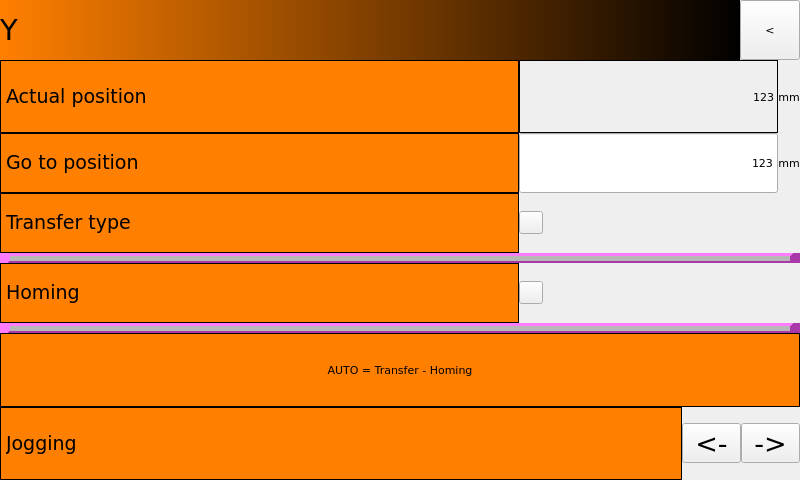
<?xml version="1.0" encoding="UTF-8"?>
<ui version="4.0">
 <class>Form</class>
 <widget class="QWidget" name="Form">
  <property name="geometry">
   <rect>
    <x>0</x>
    <y>0</y>
    <width>800</width>
    <height>480</height>
   </rect>
  </property>
  <property name="sizePolicy">
   <sizepolicy hsizetype="Ignored" vsizetype="Ignored">
    <horstretch>0</horstretch>
    <verstretch>0</verstretch>
   </sizepolicy>
  </property>
  <property name="font">
   <font>
    <family>DejaVu Sans</family>
    <pointsize>8</pointsize>
    <weight>50</weight>
    <italic>false</italic>
    <bold>false</bold>
   </font>
  </property>
  <property name="windowTitle">
   <string>Form</string>
  </property>
  <property name="styleSheet">
   <string notr="true"/>
  </property>
  <property name="TopPage" stdset="0">
   <cstring></cstring>
  </property>
  <property name="EvenRowColor" stdset="0">
   <color>
    <red>0</red>
    <green>0</green>
    <blue>0</blue>
   </color>
  </property>
  <property name="OddRowColor" stdset="0">
   <color>
    <red>0</red>
    <green>0</green>
    <blue>0</blue>
   </color>
  </property>
  <layout class="QGridLayout" name="gridLayout">
   <property name="margin">
    <number>0</number>
   </property>
   <property name="spacing">
    <number>0</number>
   </property>
   <item row="0" column="0">
    <layout class="QVBoxLayout" name="verticalLayout" stretch="0,10,0">
     <property name="spacing">
      <number>0</number>
     </property>
     <property name="bottomMargin">
      <number>0</number>
     </property>
     <item>
      <layout class="QHBoxLayout" name="horizontalLayout" stretch="10,0">
       <property name="spacing">
        <number>0</number>
       </property>
       <item>
        <widget class="QLabel" name="label">
         <property name="font">
          <font>
           <family>DejaVu Sans</family>
           <pointsize>22</pointsize>
           <weight>50</weight>
           <italic>false</italic>
           <bold>false</bold>
          </font>
         </property>
         <property name="styleSheet">
          <string notr="true">background-color: qlineargradient(spread:pad, x1:0, y1:0, x2:1, y2:0, stop:0 rgba(255, 127, 0, 255), stop:1 rgba(0, 0, 0, 255));
font:22pt &quot;DejaVu Sans&quot;;</string>
         </property>
         <property name="text">
          <string>Y</string>
         </property>
         <property name="textFormat">
          <enum>Qt::RichText</enum>
         </property>
         <property name="margin">
          <number>10</number>
         </property>
         <property name="PasswordLevel" stdset="0">
          <number>0</number>
         </property>
         <property name="Hide" stdset="0">
          <bool>true</bool>
         </property>
        </widget>
       </item>
       <item>
        <widget class="QHmiLinkPage" name="QHmiLinkPage">
         <property name="minimumSize">
          <size>
           <width>60</width>
           <height>60</height>
          </size>
         </property>
         <property name="font">
          <font>
           <family>DejaVu Sans</family>
           <pointsize>8</pointsize>
           <weight>50</weight>
           <italic>false</italic>
           <bold>false</bold>
          </font>
         </property>
         <property name="text">
          <string>&lt;</string>
         </property>
         <property name="destinationPage">
          <cstring></cstring>
         </property>
         <property name="PasswordLevel" stdset="0">
          <number>0</number>
         </property>
         <property name="Hide" stdset="0">
          <bool>true</bool>
         </property>
         <property name="Align left" stdset="0">
          <bool>false</bool>
         </property>
        </widget>
       </item>
      </layout>
     </item>
     <item>
      <layout class="QGridLayout" name="gridLayout_2" rowstretch="0,0,0,0,0,0,0,0" columnstretch="10,5,0">
       <property name="bottomMargin">
        <number>0</number>
       </property>
       <property name="spacing">
        <number>0</number>
       </property>
       <item row="1" column="1">
        <widget class="QHmiEdit" name="qHmiEdit_2">
         <property name="minimumSize">
          <size>
           <width>15</width>
           <height>60</height>
          </size>
         </property>
         <property name="styleSheet">
          <string notr="true">font: 75 20pt &quot;DejaVu Sans&quot;;</string>
         </property>
         <property name="text">
          <string>123</string>
         </property>
         <property name="alignment">
          <set>Qt::AlignRight|Qt::AlignTrailing|Qt::AlignVCenter</set>
         </property>
         <property name="fieldName">
          <cstring>CONF1__G_AXIS_MANAGER_Y.R_TRANSF_POS</cstring>
         </property>
         <property name="decimalCount">
          <cstring>1</cstring>
         </property>
         <property name="PasswordLevel" stdset="0">
          <number>0</number>
         </property>
         <property name="Hide" stdset="0">
          <bool>true</bool>
         </property>
         <property name="Min value" stdset="0">
          <cstring></cstring>
         </property>
         <property name="Max value" stdset="0">
          <cstring></cstring>
         </property>
        </widget>
       </item>
       <item row="2" column="0">
        <widget class="QLabel" name="label_7">
         <property name="minimumSize">
          <size>
           <width>0</width>
           <height>60</height>
          </size>
         </property>
         <property name="font">
          <font>
           <family>DejaVu Sans</family>
           <pointsize>14</pointsize>
           <weight>50</weight>
           <italic>false</italic>
           <bold>false</bold>
          </font>
         </property>
         <property name="styleSheet">
          <string notr="true">font:14pt &quot;DejaVu Sans&quot;;
background-color: rgb(255, 127, 0);</string>
         </property>
         <property name="frameShape">
          <enum>QFrame::Box</enum>
         </property>
         <property name="text">
          <string>Transfer type</string>
         </property>
         <property name="textFormat">
          <enum>Qt::RichText</enum>
         </property>
         <property name="PasswordLevel" stdset="0">
          <number>0</number>
         </property>
         <property name="Hide" stdset="0">
          <bool>true</bool>
         </property>
        </widget>
       </item>
       <item row="6" column="0" colspan="3">
        <widget class="QLabel" name="label_2">
         <property name="minimumSize">
          <size>
           <width>0</width>
           <height>60</height>
          </size>
         </property>
         <property name="styleSheet">
          <string notr="true">font:14pt &quot;DejaVu Sans&quot;;
background-color: rgb(255, 127, 0);</string>
         </property>
         <property name="frameShape">
          <enum>QFrame::Box</enum>
         </property>
         <property name="text">
          <string>AUTO = Transfer - Homing</string>
         </property>
         <property name="alignment">
          <set>Qt::AlignCenter</set>
         </property>
         <property name="PasswordLevel" stdset="0">
          <number>0</number>
         </property>
         <property name="Hide" stdset="0">
          <bool>true</bool>
         </property>
        </widget>
       </item>
       <item row="4" column="1">
        <widget class="QHmiSwitch" name="qHmiSwitch_2">
         <property name="styleSheet">
          <string notr="true">font: 75 20pt &quot;DejaVu Sans&quot;;</string>
         </property>
         <property name="text">
          <string/>
         </property>
         <property name="checked">
          <bool>false</bool>
         </property>
         <property name="onBrushColor">
          <color>
           <red>255</red>
           <green>0</green>
           <blue>0</blue>
          </color>
         </property>
         <property name="fieldName">
          <cstring>CONF1_G_B_HOMING_Y</cstring>
         </property>
         <property name="PasswordLevel" stdset="0">
          <number>0</number>
         </property>
         <property name="Hide" stdset="0">
          <bool>true</bool>
         </property>
         <property name="Align left" stdset="0">
          <bool>false</bool>
         </property>
        </widget>
       </item>
       <item row="3" column="0" colspan="3">
        <widget class="Line" name="line">
         <property name="minimumSize">
          <size>
           <width>0</width>
           <height>10</height>
          </size>
         </property>
         <property name="styleSheet">
          <string notr="true">background-color: rgb(255, 85, 255);</string>
         </property>
         <property name="frameShadow">
          <enum>QFrame::Raised</enum>
         </property>
         <property name="lineWidth">
          <number>10</number>
         </property>
         <property name="midLineWidth">
          <number>5</number>
         </property>
         <property name="orientation">
          <enum>Qt::Horizontal</enum>
         </property>
         <property name="PasswordLevel" stdset="0">
          <number>0</number>
         </property>
         <property name="Hide" stdset="0">
          <bool>true</bool>
         </property>
        </widget>
       </item>
       <item row="0" column="2">
        <widget class="QLabel" name="label_10">
         <property name="font">
          <font>
           <family>DejaVu Sans</family>
           <pointsize>8</pointsize>
           <weight>50</weight>
           <italic>false</italic>
           <bold>false</bold>
          </font>
         </property>
         <property name="styleSheet">
          <string notr="true">font:8pt &quot;DejaVu Sans&quot;;
</string>
         </property>
         <property name="text">
          <string>mm</string>
         </property>
         <property name="alignment">
          <set>Qt::AlignCenter</set>
         </property>
         <property name="PasswordLevel" stdset="0">
          <number>0</number>
         </property>
         <property name="Hide" stdset="0">
          <bool>true</bool>
         </property>
        </widget>
       </item>
       <item row="4" column="0">
        <widget class="QLabel" name="label_8">
         <property name="minimumSize">
          <size>
           <width>0</width>
           <height>60</height>
          </size>
         </property>
         <property name="font">
          <font>
           <family>DejaVu Sans</family>
           <pointsize>14</pointsize>
           <weight>50</weight>
           <italic>false</italic>
           <bold>false</bold>
          </font>
         </property>
         <property name="styleSheet">
          <string notr="true">font:14pt &quot;DejaVu Sans&quot;;
background-color: rgb(255, 127, 0);</string>
         </property>
         <property name="frameShape">
          <enum>QFrame::Box</enum>
         </property>
         <property name="text">
          <string>Homing</string>
         </property>
         <property name="textFormat">
          <enum>Qt::RichText</enum>
         </property>
         <property name="PasswordLevel" stdset="0">
          <number>0</number>
         </property>
         <property name="Hide" stdset="0">
          <bool>true</bool>
         </property>
        </widget>
       </item>
       <item row="0" column="0">
        <widget class="QLabel" name="label_4">
         <property name="minimumSize">
          <size>
           <width>0</width>
           <height>60</height>
          </size>
         </property>
         <property name="font">
          <font>
           <family>DejaVu Sans</family>
           <pointsize>14</pointsize>
           <weight>50</weight>
           <italic>false</italic>
           <bold>false</bold>
          </font>
         </property>
         <property name="styleSheet">
          <string notr="true">font:14pt &quot;DejaVu Sans&quot;;
background-color: rgb(255, 127, 0);</string>
         </property>
         <property name="frameShape">
          <enum>QFrame::Box</enum>
         </property>
         <property name="text">
          <string>Actual position</string>
         </property>
         <property name="textFormat">
          <enum>Qt::RichText</enum>
         </property>
         <property name="PasswordLevel" stdset="0">
          <number>0</number>
         </property>
         <property name="Hide" stdset="0">
          <bool>true</bool>
         </property>
        </widget>
       </item>
       <item row="1" column="0">
        <widget class="QLabel" name="label_6">
         <property name="minimumSize">
          <size>
           <width>0</width>
           <height>60</height>
          </size>
         </property>
         <property name="font">
          <font>
           <family>DejaVu Sans</family>
           <pointsize>14</pointsize>
           <weight>50</weight>
           <italic>false</italic>
           <bold>false</bold>
          </font>
         </property>
         <property name="styleSheet">
          <string notr="true">font:14pt &quot;DejaVu Sans&quot;;
background-color: rgb(255, 127, 0);</string>
         </property>
         <property name="frameShape">
          <enum>QFrame::Box</enum>
         </property>
         <property name="text">
          <string>Go to position</string>
         </property>
         <property name="textFormat">
          <enum>Qt::RichText</enum>
         </property>
         <property name="PasswordLevel" stdset="0">
          <number>0</number>
         </property>
         <property name="Hide" stdset="0">
          <bool>true</bool>
         </property>
        </widget>
       </item>
       <item row="0" column="1">
        <widget class="QHmiLabel" name="qHmiLabel_2">
         <property name="styleSheet">
          <string notr="true">font: 75 20pt &quot;DejaVu Sans&quot;;</string>
         </property>
         <property name="frameShape">
          <enum>QFrame::Box</enum>
         </property>
         <property name="text">
          <string>123</string>
         </property>
         <property name="alignment">
          <set>Qt::AlignRight|Qt::AlignTrailing|Qt::AlignVCenter</set>
         </property>
         <property name="fieldName">
          <cstring>CONF1_AXIS_Y.ABSPOS</cstring>
         </property>
         <property name="decimalCount">
          <cstring>1</cstring>
         </property>
         <property name="PasswordLevel" stdset="0">
          <number>0</number>
         </property>
         <property name="Hide" stdset="0">
          <bool>true</bool>
         </property>
        </widget>
       </item>
       <item row="2" column="1">
        <widget class="QHmiSwitch" name="qHmiSwitch">
         <property name="styleSheet">
          <string notr="true">font: 75 16pt &quot;DejaVu Sans&quot;;</string>
         </property>
         <property name="checked">
          <bool>false</bool>
         </property>
         <property name="text_on" stdset="0">
          <string>Absolute</string>
         </property>
         <property name="onBrushColor">
          <color>
           <red>0</red>
           <green>170</green>
           <blue>0</blue>
          </color>
         </property>
         <property name="text_off" stdset="0">
          <string>Relative</string>
         </property>
         <property name="offBrushColor">
          <color>
           <red>128</red>
           <green>128</green>
           <blue>128</blue>
          </color>
         </property>
         <property name="fieldName">
          <cstring>CONF1__G_AXIS_MANAGER_Y.B_ABS</cstring>
         </property>
         <property name="PasswordLevel" stdset="0">
          <number>0</number>
         </property>
         <property name="Hide" stdset="0">
          <bool>true</bool>
         </property>
         <property name="Align left" stdset="0">
          <bool>false</bool>
         </property>
        </widget>
       </item>
       <item row="1" column="2">
        <widget class="QLabel" name="label_12">
         <property name="font">
          <font>
           <family>DejaVu Sans</family>
           <pointsize>8</pointsize>
           <weight>50</weight>
           <italic>false</italic>
           <bold>false</bold>
          </font>
         </property>
         <property name="styleSheet">
          <string notr="true">font:8pt &quot;DejaVu Sans&quot;;
</string>
         </property>
         <property name="text">
          <string>mm</string>
         </property>
         <property name="alignment">
          <set>Qt::AlignCenter</set>
         </property>
         <property name="PasswordLevel" stdset="0">
          <number>0</number>
         </property>
         <property name="Hide" stdset="0">
          <bool>true</bool>
         </property>
        </widget>
       </item>
       <item row="5" column="0" colspan="3">
        <widget class="Line" name="line_2">
         <property name="minimumSize">
          <size>
           <width>0</width>
           <height>10</height>
          </size>
         </property>
         <property name="styleSheet">
          <string notr="true">background-color: rgb(255, 85, 255);</string>
         </property>
         <property name="frameShadow">
          <enum>QFrame::Raised</enum>
         </property>
         <property name="lineWidth">
          <number>10</number>
         </property>
         <property name="midLineWidth">
          <number>5</number>
         </property>
         <property name="orientation">
          <enum>Qt::Horizontal</enum>
         </property>
         <property name="PasswordLevel" stdset="0">
          <number>0</number>
         </property>
         <property name="Hide" stdset="0">
          <bool>true</bool>
         </property>
        </widget>
       </item>
       <item row="7" column="0" colspan="3">
        <widget class="QWidget" name="widget" native="true">
         <property name="minimumSize">
          <size>
           <width>0</width>
           <height>50</height>
          </size>
         </property>
         <property name="PasswordLevel" stdset="0">
          <number>0</number>
         </property>
         <property name="Hide" stdset="0">
          <bool>true</bool>
         </property>
         <layout class="QHBoxLayout" name="horizontalLayout_2" stretch="10,3,3">
          <property name="spacing">
           <number>0</number>
          </property>
          <property name="margin">
           <number>0</number>
          </property>
          <item>
           <widget class="QLabel" name="label_9">
            <property name="minimumSize">
             <size>
              <width>0</width>
              <height>0</height>
             </size>
            </property>
            <property name="font">
             <font>
              <family>DejaVu Sans</family>
              <pointsize>14</pointsize>
              <weight>50</weight>
              <italic>false</italic>
              <bold>false</bold>
             </font>
            </property>
            <property name="styleSheet">
             <string notr="true">font:14pt &quot;DejaVu Sans&quot;;
background-color: rgb(255, 127, 0);</string>
            </property>
            <property name="frameShape">
             <enum>QFrame::Box</enum>
            </property>
            <property name="text">
             <string>Jogging</string>
            </property>
            <property name="textFormat">
             <enum>Qt::RichText</enum>
            </property>
            <property name="PasswordLevel" stdset="0">
             <number>0</number>
            </property>
            <property name="Hide" stdset="0">
             <bool>true</bool>
            </property>
           </widget>
          </item>
          <item>
           <widget class="QHmiButton" name="QHmiButton">
            <property name="font">
             <font>
              <family>DejaVu Sans</family>
              <pointsize>20</pointsize>
              <weight>50</weight>
              <italic>false</italic>
              <bold>false</bold>
             </font>
            </property>
            <property name="text">
             <string>&lt;-</string>
            </property>
            <property name="fieldName">
             <cstring>CONF1__G_AXIS_MANAGER_Y.B_JOGBV</cstring>
            </property>
            <property name="buttonAction">
             <enum>QHmiButton::SetReset</enum>
            </property>
            <property name="reset_when_unfocus" stdset="0">
             <bool>true</bool>
            </property>
            <property name="PasswordLevel" stdset="0">
             <number>0</number>
            </property>
            <property name="Hide" stdset="0">
             <bool>true</bool>
            </property>
            <property name="Align left" stdset="0">
             <bool>false</bool>
            </property>
           </widget>
          </item>
          <item>
           <widget class="QHmiButton" name="QHmiButton_2">
            <property name="font">
             <font>
              <family>DejaVu Sans</family>
              <pointsize>20</pointsize>
              <weight>50</weight>
              <italic>false</italic>
              <bold>false</bold>
             </font>
            </property>
            <property name="text">
             <string>-&gt;</string>
            </property>
            <property name="fieldName">
             <cstring>CONF1__G_AXIS_MANAGER_Y.B_JOGFW</cstring>
            </property>
            <property name="buttonAction">
             <enum>QHmiButton::SetReset</enum>
            </property>
            <property name="reset_when_unfocus" stdset="0">
             <bool>true</bool>
            </property>
            <property name="PasswordLevel" stdset="0">
             <number>0</number>
            </property>
            <property name="Hide" stdset="0">
             <bool>true</bool>
            </property>
            <property name="Align left" stdset="0">
             <bool>false</bool>
            </property>
           </widget>
          </item>
         </layout>
        </widget>
       </item>
      </layout>
     </item>
     <item>
      <widget class="QHmiSetWidgetState" name="qhmisetwidgetstate">
       <property name="fieldName">
        <cstring>CONF1_G_B_ON_AUTO_Y</cstring>
       </property>
       <property name="action">
        <enum>QHmiSetWidgetState::SetOnEnterResetOnExit</enum>
       </property>
       <property name="PasswordLevel" stdset="0">
        <number>0</number>
       </property>
       <property name="Hide" stdset="0">
        <bool>true</bool>
       </property>
      </widget>
     </item>
    </layout>
   </item>
  </layout>
 </widget>
 <customwidgets>
  <customwidget>
   <class>QHmiLabel</class>
   <extends>QLabel</extends>
   <header>qhmilabel.h</header>
  </customwidget>
  <customwidget>
   <class>QHmiEdit</class>
   <extends>QLineEdit</extends>
   <header>qhmiedit.h</header>
  </customwidget>
  <customwidget>
   <class>QHmiLinkPage</class>
   <extends>QToolButton</extends>
   <header>QHmiLinkPage.h</header>
  </customwidget>
  <customwidget>
   <class>QHmiButton</class>
   <extends>QToolButton</extends>
   <header>qhmibutton.h</header>
  </customwidget>
  <customwidget>
   <class>QHmiSwitch</class>
   <extends>QToolButton</extends>
   <header>qhmiswitch.h</header>
  </customwidget>
  <customwidget>
   <class>QHmiSetWidgetState</class>
   <extends>QWidget</extends>
   <header>qhmisetwidgetstate.h</header>
  </customwidget>
 </customwidgets>
 <resources/>
 <connections/>
</ui>
